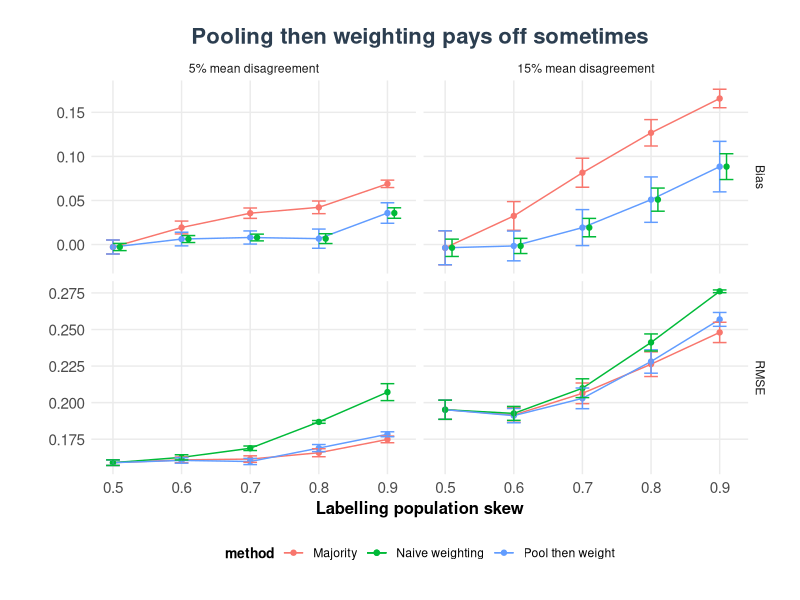
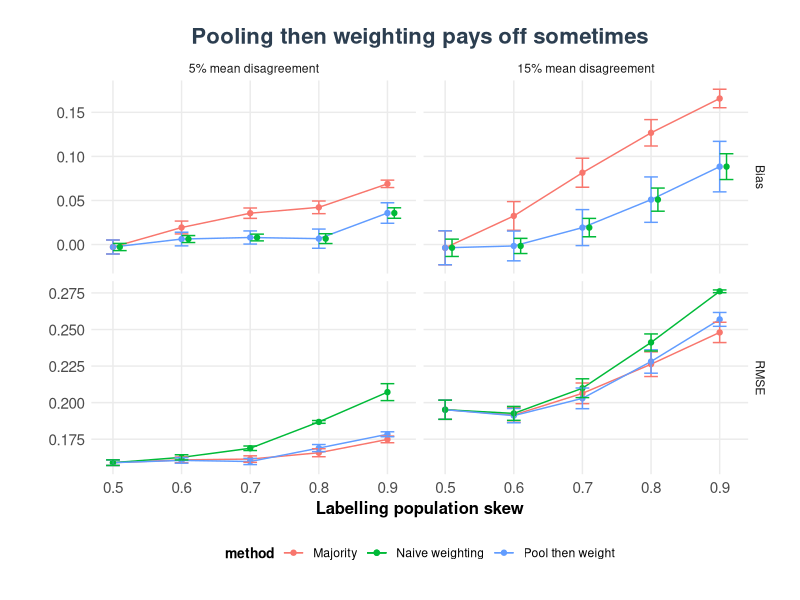

R code for these plots, in order:
library(tidyverse)
x<- read_csv("pldl_sim_results.csv")

x_ci <- x %>% 
  pivot_longer(cols = c(bias, rmse), names_to = "metric", values_to = "value") %>% 
  group_by(alpha, delta, method, metric) %>% 
  summarise(
    mean = mean(value),
    se   = sd(value) / sqrt(n()),
    .groups = "drop"
  ) %>% 
  mutate(lo = mean - 1.96 * se,
         hi = mean + 1.96 * se) %>% 
  mutate(metric = ifelse(metric == "bias", "Bias", "RMSE"))


x_ci %>% mutate(delta = ifelse(delta == 0.72, "5% mean disagreement", "15% mean disagreement")) %>% 
  mutate(method = case_when(method == "Weighted" ~ "Naive weighting",
                            method == "PLDL-Weighted" ~ "Pool then weight",
                            TRUE ~ method)) %>%
  mutate(delta = factor(delta, levels = c("5% mean disagreement", "15% mean disagreement"))) %>% 
  ggplot(aes(alpha, mean, colour = method, group = method)) +
  # First layer: all lines except Weighted in bias panel
  geom_line(data = . %>% filter(!(metric == "Bias" & method == "Naive weighting"))) +
  # Second layer: just the Weighted line in bias panel with manual x offset
  geom_line(data = . %>% filter(metric == "Bias" & method == "Naive weighting"), 
            aes(x = alpha + 0.01, linetype = "solid")) +
  # Points: all except Weighted in bias panel
  geom_point(data = . %>% filter(!(metric == "Bias" & method == "Naive weighting"))) +
  # Points: just Weighted in bias panel with x offset
  geom_point(data = . %>% filter(metric == "Bias" & method == "Naive weighting"),
             aes(x = alpha + 0.01)) +
  # Error bars: all except Weighted in bias panel
  geom_errorbar(data = . %>% filter(!(metric == "Bias" & method == "Naive weighting")),
                aes(ymin = lo, ymax = hi), width = 0.02) +
  # Error bars: just Weighted in bias panel with x offset
  geom_errorbar(data = . %>% filter(metric == "Bias" & method == "Naive weighting"),
                aes(x = alpha + 0.01, ymin = mean - se, ymax = mean + se), width = 0.02) +
  facet_grid(metric~delta, scales = "free_y") +
  scale_linetype_manual(values = c("dashed" = "dashed")) +
  guides(linetype = "none") +
  theme_minimal() +
  theme(legend.position = "bottom") +
  labs(title = "Pooling then weighting pays off sometimes",
       x = "Labelling population skew",
       y="") +
  theme(
    plot.title = element_text(hjust = 0.5, size = 16, face = "bold", colour = "#2C3E50"),
    plot.subtitle = element_text(hjust = 0.5, size = 12, colour = "#7F8C8D", margin = margin(b = 20)),
    axis.title = element_text(size = 12, face = "bold"),
    axis.text = element_text(size = 11),
    panel.grid.minor = element_blank(),
    legend.position = "bottom",
    legend.title = element_text(size = 10, face = "bold"),
    plot.background = element_rect(fill = "white", colour = NA),
    plot.margin = margin(20, 20, 20, 20)
  )

ggsave("pldlsim.png",width = 8, height = 6)










